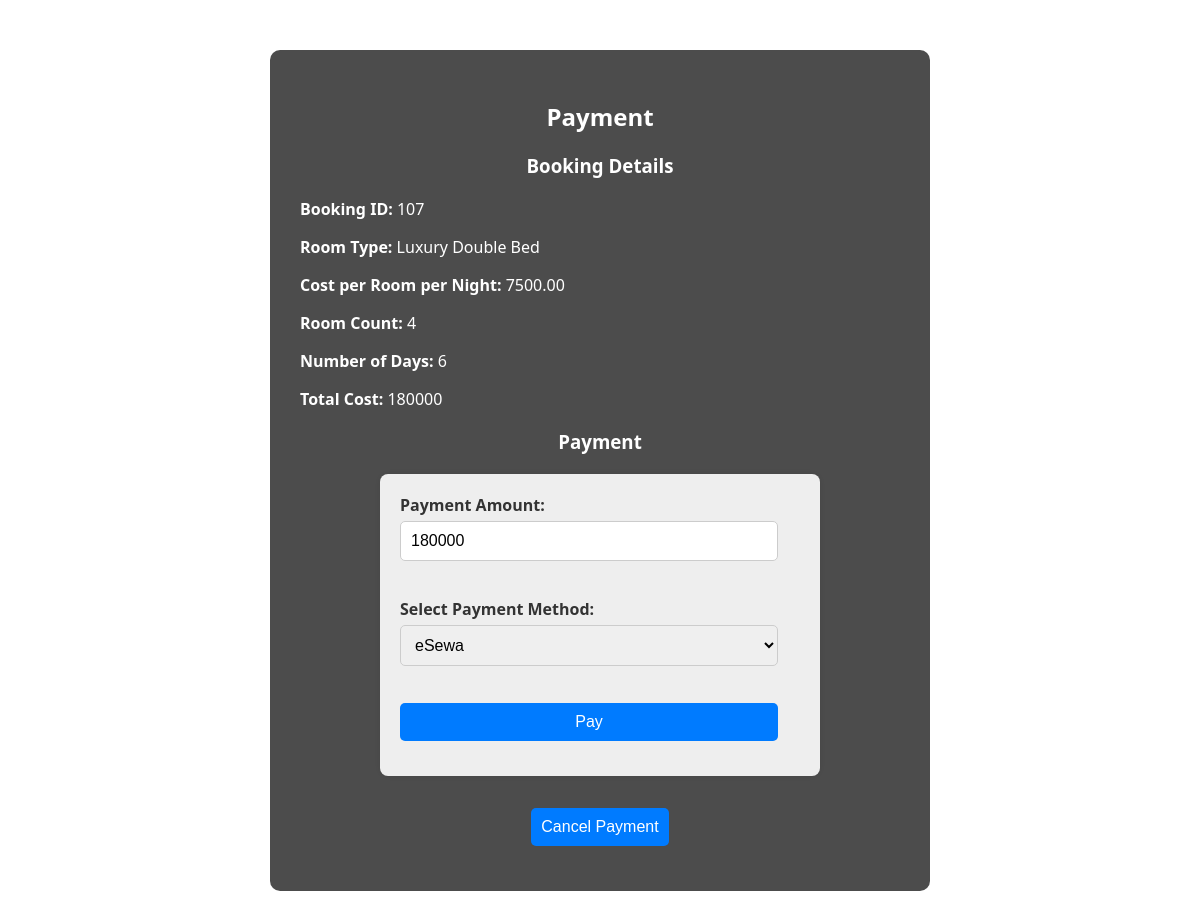
The app's page /payment.php?booking_id=107 with its own data.
### tables this page shows
CREATE TABLE `bookings` (
  `booking_id` int(11) NOT NULL,
  `customer_id` int(11) DEFAULT NULL,
  `room_id` int(11) DEFAULT NULL,
  `status` enum('pending','confirmed','cancelled') DEFAULT NULL,
  `username` varchar(50) DEFAULT NULL,
  `room_count` int(11) NOT NULL DEFAULT 1,
  `room_type` varchar(50) DEFAULT NULL,
  `checkin_time` datetime DEFAULT NULL,
  `checkout_datetime` datetime DEFAULT NULL,
  `roomnumber` varchar(50) DEFAULT NULL,
  `no_of_days` int(11) DEFAULT NULL
);

CREATE TABLE `Rooms` (
  `room_id` int(11) NOT NULL,
  `room_type` varchar(50) NOT NULL,
  `room_image` varchar(255) DEFAULT NULL,
  `room_count` int(11) NOT NULL DEFAULT 0,
  `cost` decimal(10,2) DEFAULT NULL,
  `available` tinyint(1) DEFAULT 1
);

### payment.php (the view, shortened to what this page needs)
<?php
include 'Database/db_connection.php';
if (isset($_GET['booking_id'])) {
    $bookingId = $_GET['booking_id'];
} elseif (isset($_SESSION['booking_id'])) {
    $bookingId = $_SESSION['booking_id'];
} else {
    $error_message = "Error: Booking ID not provided.";
}
if (isset($bookingId)) {
    $sql = "SELECT bookings.booking_id, Rooms.room_type, Rooms.cost, bookings.room_count, bookings.no_of_days, Customers.username
            FROM bookings
            INNER JOIN Rooms ON bookings.room_id = Rooms.room_id
            INNER JOIN Customers ON bookings.customer_id = Customers.customer_id
            WHERE bookings.booking_id = ? AND bookings.status = 'confirmed'";
    $stmt = $conn->prepare($sql);
    $stmt->bind_param("i", $bookingId);
    $stmt->execute();
    $result = $stmt->get_result();
    if ($result->num_rows > 0) {
        $bookingData = $result->fetch_assoc();
        $cost = $bookingData['cost'];
        $roomCount = $bookingData['room_count'];
        $noOfDays = $bookingData['no_of_days'];
        $totalCost = $roomCount * $cost * $noOfDays;
    } else {
        $error_message = "Error: Booking not found.";
    }
}
?>
<!DOCTYPE html>
<html lang="en">
<head>
</head>
<body>
<div class="container">
    <h2>Payment</h2>
    <?php if (!empty($bookingData)) { ?>
        <h3>Booking Details</h3>
        <p><strong>Booking ID:</strong> <?php echo $bookingData['booking_id']; ?></p>
        <p><strong>Room Type:</strong> <?php echo $bookingData['room_type']; ?></p>
        <p><strong>Cost per Room per Night:</strong> <?php echo $bookingData['cost']; ?></p>
        <p><strong>Room Count:</strong> <?php echo $roomCount; ?></p>
        <p><strong>Number of Days:</strong> <?php echo $noOfDays; ?></p>
        <p><strong>Total Cost:</strong> <?php echo $totalCost; ?></p>
        <h3>Payment</h3>
        <form action="<?php echo htmlspecialchars($_SERVER["PHP_SELF"]); ?>" method="post" id="payment-form">
            <label for="payment_amount">Payment Amount:</label>
            <input type="number" id="payment_amount" name="payment_amount" value="<?php echo $totalCost; ?>" readonly><br><br>
            <label for="payment_method">Select Payment Method:</label>
            <select id="payment_method" name="payment_method">
                <option value="eSewa">eSewa</option>
            </select><br><br>
            <button type="submit">Pay</button>
        </form>
        <center><a href="bookings.php"><button>Cancel Payment</button></a></center>
    <?php } ?>
</div>
</body>
</html>

### payment.php (style rules this page uses)
body { font-family: 'Segoe UI', Tahoma, Geneva, Verdana, sans-serif; margin: 0; padding: 0; background-image: url('https://source.unsplash.com/1920x1080/?payment'); background-size: cover; background-position: center; background-attachment: fixed; color: #fff; }
.container { max-width: 600px; margin: 50px auto; padding: 30px; background-color: rgba(0, 0, 0, 0.7); border-radius: 10px; box-shadow: 0 0 20px rgba(255, 255, 255, 0.2); }
h2, h3 { text-align: center; margin-bottom: 20px; }
p { margin-bottom: 15px; }
form { max-width: 400px; margin: 0 auto; padding: 20px; background-color: rgba(255, 255, 255, 0.9); border-radius: 8px; box-shadow: 0 0 10px rgba(0, 0, 0, 0.1); }
label { display: block; margin-bottom: 5px; color: #333; font-weight: bold; }
input[type="number"], select, button, input[type="file"], input[type="text"] { width: calc(100% - 22px); padding: 10px; margin-bottom: 15px; border: 1px solid #ccc; border-radius: 5px; box-sizing: border-box; font-size: 16px; }
button { background-color: #007bff; color: #fff; border: none; border-radius: 5px; cursor: pointer; transition: background-color 0.3s; }
option { background-color: #fff; color: #333; }
a button { width: auto; margin-top: 2em; }

### records on screen
bookings: booking_id "107", room.room_type "Luxury Double Bed", room.cost "7500.00", room_count "4", no_of_days "6", totalCost "180000", payment_amount "180000"
